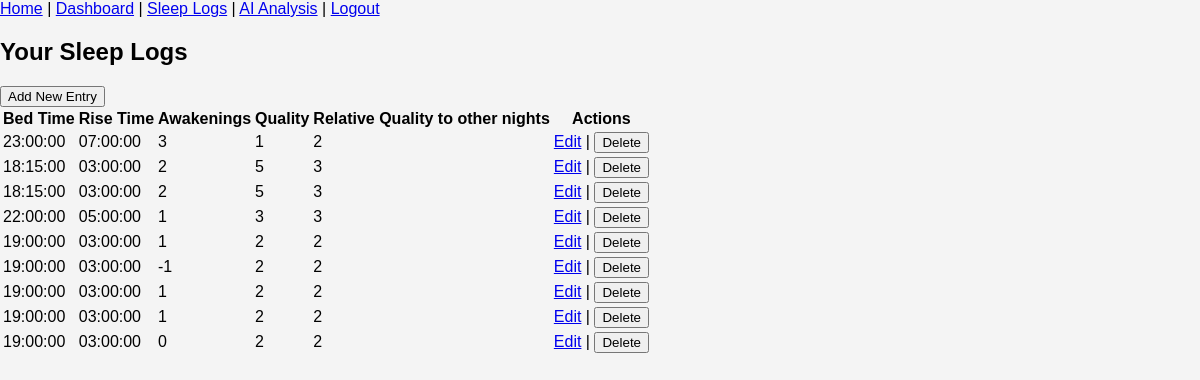
The app's page /sleep_log/sleep_logs (signed in), older data.
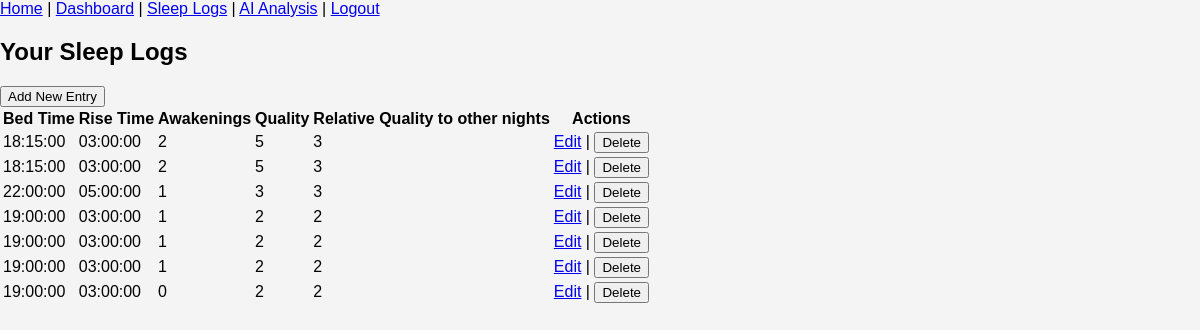
The same page, newer data.
### sleep_tracker/models.py (models this page shows, shortened)
class SleepLog(db.Model):
    id = db.Column(db.Integer, primary_key=True)
    user_id = db.Column(db.Integer, db.ForeignKey('user.id'), nullable=False)
    date = db.Column(db.Date, nullable=False) #can't be unique as user could go to bed at 1am on 2/2 and again go to bed at 11pm on 2/2.
    bedtime = db.Column(db.Time, nullable=False)
    risetime = db.Column(db.Time, nullable=False)
    sleep_quality = db.Column(db.Integer, nullable=False) #1-5 score range, to be handled by the UI
    relative_quality = db.Column(db.Integer, nullable=False) #1-5 score range, to be handled by the UI
    awakenings = db.Column(db.Integer, nullable=False) #positive integer
    OSA_interventions = db.Column(db.Boolean, nullable=False)
    caffeine = db.Column(db.Boolean, nullable=False)
    sleep_aid = db.Column(db.Boolean, nullable=False)
    alcohol = db.Column(db.Boolean, nullable=False)
    cannabis = db.Column(db.Boolean, nullable=False)
    typical_day = db.Column(db.Boolean, nullable=False)
    sleep_period_duration = db.Column(db.Integer, nullable=False)

### sleep_tracker/routes/sleep_log.py (the view)
@sleep_log.route("/sleep_logs")
@login_required
def sleep_logs():
    logs = SleepLog.query.filter_by(user_id=current_user.id).order_by(SleepLog.date)
    return render_template('sleep_logs.html', logs=logs)

### sleep_tracker/__init__.py (called while the page is built)
@login_mgr.user_loader
def load_user(user_id):
    from .models import User
    return User.query.get(int(user_id))

### sleep_tracker/templates/sleep_logs.html
{% extends "base.html" %}
{% block content %}
<h2>Your Sleep Logs</h2>
<a href = "{{ url_for('sleep_log.log_sleep') }}">
    <button>Add New Entry</button>
</a>
<table>
    <tr>
        <th>Bed Time</th>
        <th>Rise Time</th>
        <th>Awakenings</th>
        <th>Quality</th>
        <th>Relative Quality to other nights</th>
        <th>Actions</th>
    </tr>
    {% for log in logs %}
    <tr>
        <td>{{ log.bedtime }}</td>
        <td>{{ log.risetime }}</td>
        <td>{{ log.awakenings }}</td>
        <td>{{ log.sleep_quality }}</td>
        <td>{{ log.relative_quality }}</td>
        <td>
            <a href="{{ url_for('sleep_log.edit_log', log_id=log.id) }}">Edit</a> |
            <form action="{{ url_for('sleep_log.delete_log', log_id=log.id) }}" method="POST" style="display:inline;">
                <button type="submit" onclick="return confirm('Are you sure?')">Delete</button>
            </form>
        </td>
    </tr>
    {% endfor %}
</table>
{% endblock %}

### sleep_tracker/templates/base.html (shortened to what this page needs)
<!DOCTYPE html>
<html lang="en">
<head>
    <link rel="stylesheet" href="{{ url_for('static', filename='css/style.css') }}">
</head>
<body>
    <nav>
        <a href="{{ url_for('main.home') }}">Home</a> |
        {% if current_user.is_authenticated %}
            <a href="{{ url_for('dashboard.view_dashboard') }}">Dashboard</a> |
            <a href="{{ url_for('sleep_log.sleep_logs') }}" >Sleep Logs</a> |
            <a href="{{ url_for('sleep_log.sleep_insights') }}" >AI Analysis</a> |
            <a href="{{ url_for('auth.logout') }}">Logout</a>
        {% else %}
            <a href="{{ url_for('auth.login') }}">Login</a> |
            <a href="{{ url_for('auth.register') }}">Register</a>
        {% endif %}
    </nav>
    <div class="container">
        {% block content %}{% endblock %}
    </div>
</body>
</html>

### sleep_tracker/static/css/style.css (style rules this page uses)
body { font-family: Arial, sans-serif; background-color: #f4f4f4; margin: 0; padding: 0; }

Row changes from the older to the newer data that the page shows:
removed SleepLog: bedtime "23:00:00", risetime "07:00:00", awakenings "3", sleep_quality "1", relative_quality "2"
removed SleepLog: bedtime "19:00:00", risetime "03:00:00", awakenings "-1", sleep_quality "2", relative_quality "2"
